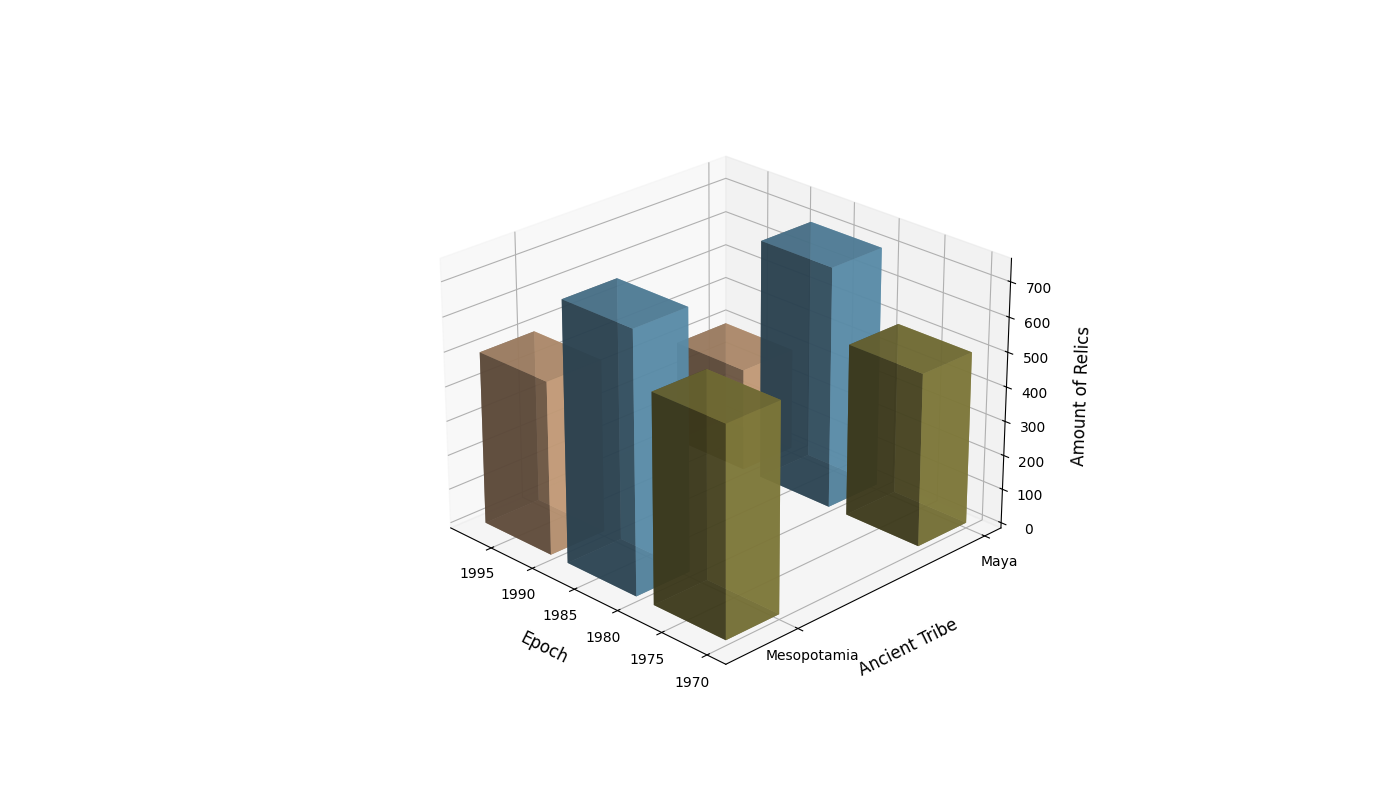

The Python source for this figure:
import matplotlib.pyplot as plt
from mpl_toolkits.mplot3d import Axes3D
import numpy as np

decades = np.array([1990, 1970, 1980])
civilizations = ['Maya', 'Mesopotamia']

artifacts_data = np.array([
    [300, 500, 700],
    [500, 600, 750]
])

colors = ['#DAAD86', '#8D8741', '#659DBD']

fig = plt.figure(figsize=(14, 8))
ax = fig.add_subplot(111, projection='3d')

for i, civilization in enumerate(civilizations):
    xs = decades
    ys = np.full(xs.shape, i * 3)
    zs = np.zeros(decades.shape)

    for j, (color, decade) in enumerate(zip(colors, decades)):
        height = artifacts_data[i, j]
        ax.bar3d(xs[j], ys[j], zs[j], dx=8, dy=0.8, dz=height, color=color, alpha=0.8)
        zs[j] += height

ax.set_xlabel('Epoch', fontsize=12, labelpad=10)
ax.set_ylabel('Ancient Tribe', fontsize=12, labelpad=10)
ax.set_zlabel('Amount of Relics', fontsize=12, labelpad=10)
ax.set_yticks([i * 3 for i in range(len(civilizations))])
ax.set_yticklabels(civilizations)

ax.view_init(elev=25, azim=135)
plt.tight_layout()
plt.show()
